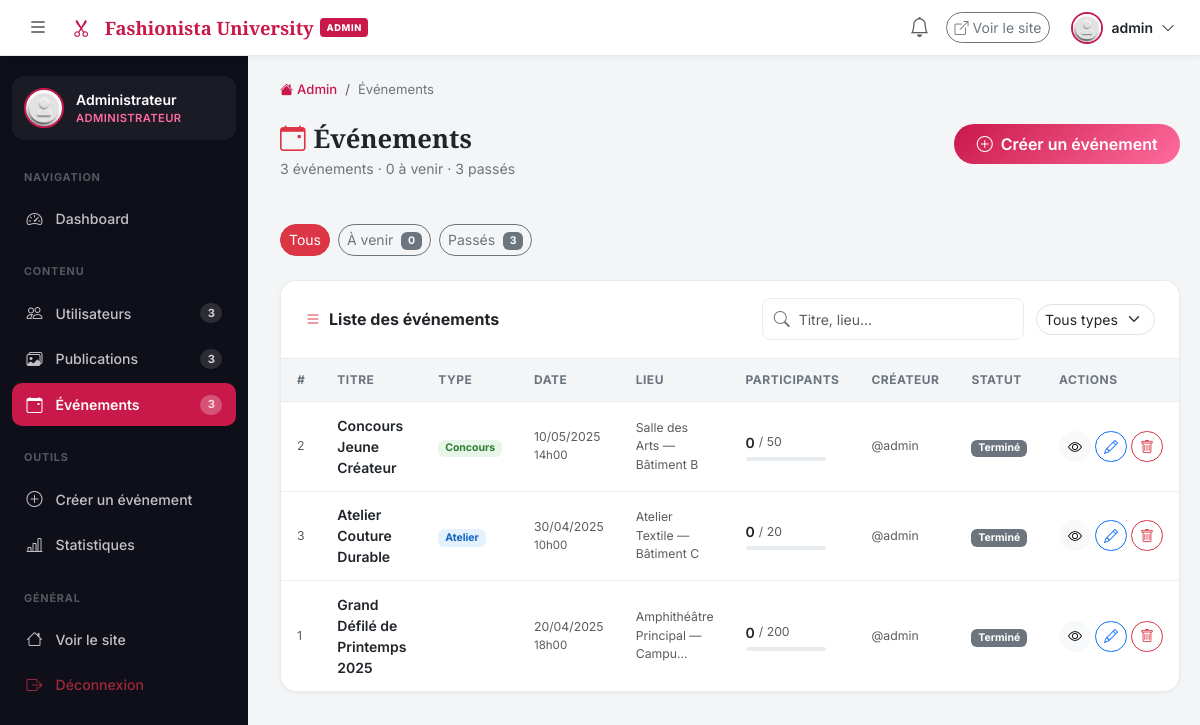
/admin/events.php (signed in), run on the app's committed database.
### tables this page shows
CREATE TABLE `users` (
  `id`           INT(11)      NOT NULL AUTO_INCREMENT,
  `username`     VARCHAR(50)  NOT NULL UNIQUE,
  `full_name`    VARCHAR(100) NOT NULL,
  `email`        VARCHAR(150) NOT NULL UNIQUE,
  `password`     VARCHAR(255) NOT NULL,
  `bio`          TEXT,
  `avatar`       VARCHAR(255) DEFAULT 'default_avatar.png',
  `role`         ENUM('student','admin') DEFAULT 'student',
  `created_at`   DATETIME     DEFAULT CURRENT_TIMESTAMP,
  `updated_at`   DATETIME     DEFAULT CURRENT_TIMESTAMP ON UPDATE CURRENT_TIMESTAMP,
  PRIMARY KEY (`id`),
  KEY `idx_email` (`email`),
  KEY `idx_username` (`username`)
);

CREATE TABLE `events` (
  `id`           INT(11)      NOT NULL AUTO_INCREMENT,
  `title`        VARCHAR(200) NOT NULL,
  `description`  TEXT,
  `image`        VARCHAR(255) DEFAULT 'default_event.png',
  `location`     VARCHAR(255),
  `event_date`   DATETIME     NOT NULL,
  `type`         ENUM('défilé','concours','atelier','exposition','autre') DEFAULT 'autre',
  `max_participants` INT(11)  DEFAULT NULL,
  `created_by`   INT(11)      NOT NULL,
  `created_at`   DATETIME     DEFAULT CURRENT_TIMESTAMP,
  PRIMARY KEY (`id`),
  KEY `fk_event_creator` (`created_by`),
  CONSTRAINT `fk_event_creator` FOREIGN KEY (`created_by`) REFERENCES `users` (`id`) ON DELETE CASCADE
);

### includes/auth.php (called while the page is built, shortened)
<?php
function isLoggedIn(): bool {
    return isset($_SESSION['user_id']) && !empty($_SESSION['user_id']);
}
function currentUserId(): ?int {
    return isset($_SESSION['user_id']) ? (int)$_SESSION['user_id'] : null;
}
function currentUser(): ?array {
    static $user = null;
    if ($user === null) {
        $db   = getDB();
        $stmt = $db->prepare('SELECT * FROM users WHERE id = ?');
        $stmt->execute([currentUserId()]);
        $user = $stmt->fetch() ?: null;
    }
    return $user;
}
function isAdmin(): bool {
    $u = currentUser();
    return $u && $u['role'] === 'admin';
}

### admin/admin_guard.php (called while the page is built, shortened)
<?php
require_once __DIR__ . '/../includes/auth.php';
require_once __DIR__ . '/../includes/functions.php';
if (!isAdmin()) {
    setFlash('error', 'Accès réservé aux administrateurs.');
    redirect(SITE_URL . '/dashboard.php');
}

### includes/functions.php (called while the page is built, shortened)
<?php
function h(string $str): string {
    return htmlspecialchars($str, ENT_QUOTES | ENT_HTML5, 'UTF-8');
}
function truncate(string $text, int $limit = 100): string {
    if (mb_strlen($text) <= $limit) return $text;
    return mb_substr($text, 0, $limit) . '…';
}
function csrfToken(): string {
    return $_SESSION['csrf_token'];
}
function avatarUrl(array $user): string {
    return SITE_URL . '/assets/images/default_avatar.jpg';
}

### admin/events.php (the view, shortened to what this page needs)
<?php
require_once __DIR__ . '/admin_guard.php';
$activePage = 'events';
$breadcrumb = 'Événements';
$db = getDB();
$typeFilter = $_GET['type']   ?? '';
$period     = $_GET['period'] ?? 'all';
$search     = trim($_GET['q'] ?? '');
$where  = 'WHERE 1=1';
$params = [];
$stmtC = $db->prepare(
    "SELECT COUNT(*) FROM events e JOIN users u ON e.created_by = u.id $where"
);
$stmtC->execute($params);
$total = (int)$stmtC->fetchColumn();
$perPage = 15;
$page    = max(1, (int)($_GET['page'] ?? 1));
$offset  = ($page - 1) * $perPage;
$stmt = $db->prepare(
    "SELECT e.*,
            u.username AS creator_name,
            (SELECT COUNT(*) FROM event_participants WHERE event_id = e.id) AS participant_count
     FROM events e
     JOIN users u ON e.created_by = u.id
     $where
     ORDER BY e.event_date DESC
     LIMIT $perPage OFFSET $offset"
);
$stmt->execute($params);
$events = $stmt->fetchAll();
$totalUpcoming = (int)$db->query("SELECT COUNT(*) FROM events WHERE event_date >= NOW()")->fetchColumn();
$totalPast     = (int)$db->query("SELECT COUNT(*) FROM events WHERE event_date < NOW()")->fetchColumn();
require_once __DIR__ . '/admin_header.php';
?>
<div class="admin-page-header">
  <div>
    <h1 class="admin-page-title">
      <i class="bi bi-calendar-event text-danger me-2"></i>Événements
    </h1>
    <p class="admin-page-subtitle"><?= $total ?> événements · <?= $totalUpcoming ?> à venir · <?= $totalPast ?> passés</p>
  </div>
  <a href="<?= SITE_URL ?>/admin/create_event.php" class="btn btn-fashion rounded-pill">
    <i class="bi bi-plus-circle me-2"></i>Créer un événement
  </a>
</div>
<div class="d-flex gap-2 mb-4 flex-wrap">
  <?php foreach (['all' => 'Tous', 'upcoming' => 'À venir', 'past' => 'Passés'] as $val => $lbl): ?>
    <a href="?period=<?= $val ?>&type=<?= urlencode($typeFilter) ?>&q=<?= urlencode($search) ?>"
       class="btn btn-sm <?= $period === $val ? 'btn-danger' : 'btn-outline-secondary' ?> rounded-pill">
      <?= $lbl ?>
      <?php if ($val === 'upcoming'): ?>
        <span class="badge <?= $period === 'upcoming' ? 'bg-white text-danger' : 'bg-secondary' ?> ms-1"><?= $totalUpcoming ?></span>
      <?php elseif ($val === 'past'): ?>
        <span class="badge <?= $period === 'past' ? 'bg-white text-danger' : 'bg-secondary' ?> ms-1"><?= $totalPast ?></span>
      <?php endif; ?>
    </a>
  <?php endforeach; ?>
</div>
<div class="admin-card">
  <div class="admin-card-header">
    <h6 class="admin-card-title">
      <i class="bi bi-list text-danger"></i> Liste des événements
    </h6>
    <div class="admin-toolbar">
      <form method="GET" class="admin-search">
        <i class="bi bi-search"></i>
        <input type="text" name="q" id="tableSearch"
               value="<?= h($search) ?>"
               placeholder="Titre, lieu…"
               class="form-control form-control-sm">
      </form>
      <select class="form-select form-select-sm w-auto rounded-pill"
              onchange="window.location.href='?type='+this.value+'&period=<?= h($period) ?>&q=<?= urlencode($search) ?>'">
        <option value="">Tous types</option>
      </select>
    </div>
  </div>
  <div class="table-responsive">
    <table class="admin-table">
      <thead>
        <tr>
          <th>#</th>
          <th>Titre</th>
          <th>Type</th>
          <th>Date</th>
          <th>Lieu</th>
          <th>Participants</th>
          <th>Créateur</th>
          <th>Statut</th>
          <th>Actions</th>
        </tr>
      </thead>
      <tbody>
        <?php foreach ($events as $ev):
          $isPast = strtotime($ev['event_date']) < time();
        ?>
          <tr>
            <td class="text-muted small"><?= (int)$ev['id'] ?></td>
            <td>
              <a href="<?= SITE_URL ?>/event_detail.php?id=<?= (int)$ev['id'] ?>"
                 target="_blank"
                 class="fw-semibold text-dark text-decoration-none">
                <?= h(truncate($ev['title'], 42)) ?>
              </a>
            </td>
            <td>
              <span class="badge badge-event-<?= h($ev['type']) ?>">
                <?= ucfirst(h($ev['type'])) ?>
              </span>
            </td>
            <td class="text-muted small" style="white-space:nowrap">
              <?= date('d/m/Y', strtotime($ev['event_date'])) ?><br>
              <span style="font-size:.72rem"><?= date('H\hi', strtotime($ev['event_date'])) ?></span>
            </td>
            <td class="text-muted small"><?= h(truncate($ev['location'] ?? '', 30)) ?></td>
            <td>
              <div class="d-flex align-items-center gap-1">
                <span class="fw-semibold"><?= (int)$ev['participant_count'] ?></span>
                <?php if ($ev['max_participants']): ?>
                  <span class="text-muted small">/ <?= (int)$ev['max_participants'] ?></span>
                <?php endif; ?>
              </div>
              <?php if ($ev['max_participants']): ?>
                <div class="progress mt-1" style="height:4px;width:80px">
                </div>
              <?php endif; ?>
            </td>
            <td class="text-muted small">@<?= h($ev['creator_name']) ?></td>
            <td>
              <?php if ($isPast): ?>
                <span class="badge bg-secondary">Terminé</span>
              <?php else: ?>
                <span class="badge badge-status-active">En cours</span>
              <?php endif; ?>
            </td>
            <td>
              <div class="d-flex gap-1">
                <a href="<?= SITE_URL ?>/event_detail.php?id=<?= (int)$ev['id'] ?>"
                   class="btn btn-sm btn-light rounded-pill"
                   target="_blank" title="Voir">
                  <i class="bi bi-eye"></i>
                </a>
                <a href="<?= SITE_URL ?>/admin/edit_event.php?id=<?= (int)$ev['id'] ?>"
                   class="btn btn-sm btn-outline-primary rounded-pill"
                   title="Modifier">
                  <i class="bi bi-pencil"></i>
                </a>
                <a href="?action=delete&event_id=<?= (int)$ev['id'] ?>&csrf=<?= csrfToken() ?>&period=<?= h($period) ?>"
                   class="btn btn-sm btn-outline-danger rounded-pill"
                   title="Supprimer"
                   data-confirm="Supprimer l'événement « <?= h($ev['title']) ?> » et toutes ses inscriptions ?">
                  <i class="bi bi-trash"></i>
                </a>
              </div>
            </td>
          </tr>
        <?php endforeach; ?>
      </tbody>
    </table>
  </div>
</div>
<?php require_once __DIR__ . '/admin_footer.php'; ?>

### admin/admin_header.php (shortened to what this page needs)
<?php
$currentUser = currentUser();
$activePage  = $activePage ?? '';
$db          = getDB();
$totalUsers  = (int)$db->query('SELECT COUNT(*) FROM users')->fetchColumn();
$totalPosts  = (int)$db->query('SELECT COUNT(*) FROM posts')->fetchColumn();
$totalEvents = (int)$db->query('SELECT COUNT(*) FROM events')->fetchColumn();
?>
<!DOCTYPE html>
<html lang="fr">
<head>
  <link rel="stylesheet" href="https://cdn.jsdelivr.net/npm/bootstrap@5.3.3/dist/css/bootstrap.min.css">
  <link rel="stylesheet" href="https://cdn.jsdelivr.net/npm/bootstrap-icons@1.11.3/font/bootstrap-icons.css">
  <link rel="stylesheet" href="<?= SITE_URL ?>/assets/css/style.css">
  <link rel="stylesheet" href="<?= SITE_URL ?>/assets/css/admin.css">
</head>
<body class="admin-body">
<nav class="admin-topbar">
  <div class="d-flex align-items-center gap-3">
    <button class="btn btn-sm btn-icon" id="sidebarToggle">
      <i class="bi bi-list fs-5"></i>
    </button>
    <div class="admin-brand">
      <i class="bi bi-scissors me-2"></i><?= SITE_NAME ?>
      <span class="admin-badge">ADMIN</span>
    </div>
  </div>
  <div class="d-flex align-items-center gap-3">
    <a href="<?= SITE_URL ?>/notifications.php" class="position-relative text-muted">
      <i class="bi bi-bell fs-5"></i>
    </a>
    <a href="<?= SITE_URL ?>/index.php" target="_blank"
       class="btn btn-sm btn-outline-secondary rounded-pill d-none d-md-flex align-items-center gap-1">
      <i class="bi bi-box-arrow-up-right"></i> Voir le site
    </a>
    <div class="dropdown">
      <button class="btn d-flex align-items-center gap-2 p-1" data-bs-toggle="dropdown">
        <img src="<?= avatarUrl($currentUser) ?>" class="nav-avatar" alt="">
        <span class="d-none d-md-inline fw-semibold small"><?= h($currentUser['username']) ?></span>
        <i class="bi bi-chevron-down small"></i>
      </button>
    </div>
  </div>
</nav>
<div class="admin-wrapper">
<aside class="admin-sidebar" id="adminSidebar">
  <div class="sidebar-profile">
    <img src="<?= avatarUrl($currentUser) ?>" alt="" class="sidebar-avatar">
    <div>
      <div class="fw-semibold small text-white"><?= h($currentUser['full_name']) ?></div>
      <div class="sidebar-role">Administrateur</div>
    </div>
  </div>
  <nav class="sidebar-nav">
    <div class="sidebar-section-title">Navigation</div>
    <a href="<?= SITE_URL ?>/admin/index.php"
       class="sidebar-link <?= $activePage === 'dashboard' ? 'active' : '' ?>">
      <i class="bi bi-speedometer2"></i> Dashboard
    </a>
    <div class="sidebar-section-title mt-3">Contenu</div>
    <a href="<?= SITE_URL ?>/admin/users.php"
       class="sidebar-link <?= $activePage === 'users' ? 'active' : '' ?>">
      <i class="bi bi-people"></i> Utilisateurs
      <span class="sidebar-count"><?= $totalUsers ?></span>
    </a>
    <a href="<?= SITE_URL ?>/admin/posts.php"
       class="sidebar-link <?= $activePage === 'posts' ? 'active' : '' ?>">
      <i class="bi bi-images"></i> Publications
      <span class="sidebar-count"><?= $totalPosts ?></span>
    </a>
    <a href="<?= SITE_URL ?>/admin/events.php"
       class="sidebar-link <?= $activePage === 'events' ? 'active' : '' ?>">
      <i class="bi bi-calendar-event"></i> Événements
      <span class="sidebar-count"><?= $totalEvents ?></span>
    </a>
    <div class="sidebar-section-title mt-3">Outils</div>
    <a href="<?= SITE_URL ?>/admin/create_event.php"
       class="sidebar-link <?= $activePage === 'create_event' ? 'active' : '' ?>">
      <i class="bi bi-plus-circle"></i> Créer un événement
    </a>
    <a href="<?= SITE_URL ?>/admin/stats.php"
       class="sidebar-link <?= $activePage === 'stats' ? 'active' : '' ?>">
      <i class="bi bi-bar-chart-line"></i> Statistiques
    </a>
    <div class="sidebar-section-title mt-3">Général</div>
    <a href="<?= SITE_URL ?>/index.php" class="sidebar-link">
      <i class="bi bi-house"></i> Voir le site
    </a>
    <a href="<?= SITE_URL ?>/logout.php" class="sidebar-link text-danger-soft">
      <i class="bi bi-box-arrow-right"></i> Déconnexion
    </a>
  </nav>
</aside>
<main class="admin-main">
  <div class="admin-breadcrumb">
    <a href="<?= SITE_URL ?>/admin/index.php">
      <i class="bi bi-house-fill me-1"></i>Admin
    </a>
    <?php if (isset($breadcrumb)): ?>
      <span class="mx-2 text-muted">/</span>
      <span><?= h($breadcrumb) ?></span>
    <?php endif; ?>
  </div>

### assets/css/style.css (style rules this page uses)
:root { --clr-primary: #c9184a; --clr-primary-dk: #a01037; --clr-secondary: #ff6b9d; --clr-accent: #ffd166; --clr-dark: #1a1a2e; --clr-dark-2: #16213e; --clr-surface: #ffffff; --clr-surface-2: #f8f9fa; --clr-border: #e9ecef; --clr-text: #212529; --clr-muted: #6c757d; --font-heading: 'Playfair Display', serif; --font-body: 'Inter', sans-serif; --radius-sm: 8px; --radius-md: 16px; --radius-lg: 24px; --radius-xl: 32px; --shadow-sm: 0 1px 4px rgba(0,0,0,.06); --shadow-md: 0 4px 20px rgba(0,0,0,.1); --shadow-lg: 0 8px 40px rgba(0,0,0,.15); --transition: .25s ease; }
*, *::before, *::after { box-sizing: border-box; }
body { font-family: var(--font-body); color: var(--clr-text); background: var(--clr-surface-2); min-height: 100vh; overflow-x: hidden; }
h1, h2, h3, h4, h5 { font-family: var(--font-heading); font-weight: 700; }
a { color: var(--clr-primary); text-decoration: none; }
img { max-width: 100%; object-fit: cover; }
.nav-avatar { width: 32px; height: 32px; border-radius: 50%; object-fit: cover; border: 2px solid var(--clr-primary); }
.btn-fashion { background: linear-gradient(135deg, var(--clr-primary), var(--clr-secondary)); color: #fff; border: none; border-radius: var(--radius-xl); font-weight: 600; padding: .5rem 1.4rem; transition: transform var(--transition), box-shadow var(--transition); }
.badge-event-concours { background:#e8f5e9; color:#2e7d32; }
.badge-event-atelier { background:#e3f2fd; color:#1565c0; }
.form-control { border-radius: var(--radius-sm); border: 1.5px solid var(--clr-border); padding: .6rem .9rem; font-size: .9rem; transition: border-color var(--transition), box-shadow var(--transition); }

### data on the page
users: username "admin", full_name "Administrateur"
events: id "2", title "Concours Jeune Créateur", type "Concours", event_date "10/05/2025", event_date "14h00", location "Salle des Arts — Bâtiment B", participant_count "0", max_participants "50", created_by.username "admin", shows "Terminé"
events: id "3", title "Atelier Couture Durable", type "Atelier", event_date "30/04/2025", event_date "10h00", location "Atelier Textile — Bâtiment C", participant_count "0", max_participants "20", created_by.username "admin", shows "Terminé"
events: id "1", title "Grand Défilé de Printemps 2025", event_date "20/04/2025", event_date "18h00", location "Amphithéâtre Principal — Campu…", participant_count "0", max_participants "200", created_by.username "admin", shows "Terminé"

### other printed values
SITE_NAME "Fashionista University"
$totalUsers "3"
$totalPosts "3"
$totalEvents "3"
$breadcrumb "Événements"
$total "3"
$totalUpcoming "0"
$totalPast "3"
$lbl "Tous"
$lbl "À venir"
$lbl "Passés"
